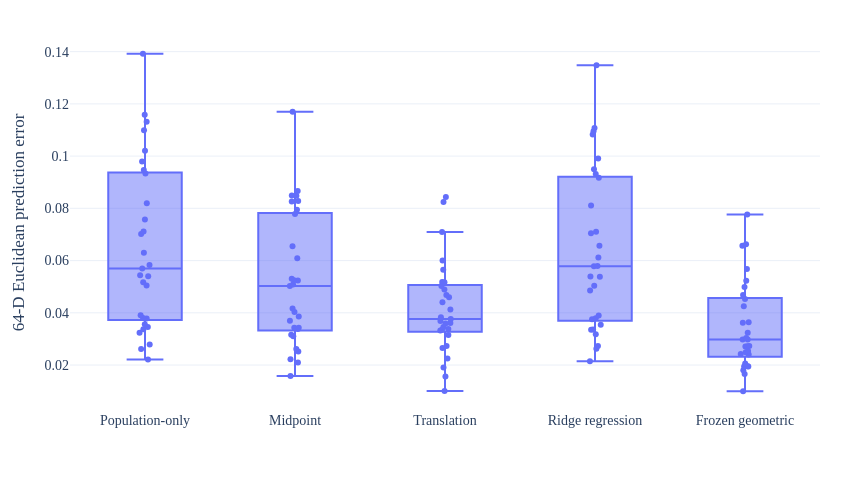

The notebook cell this image was saved under:
### Code cell
# ============================================================
# 16. STAGE 2 — FIVE-METHOD ERROR FIGURE
# ============================================================

plot_df = calibration_df.copy()

plot_df["Method"] = plot_df["method"].map(method_labels)

plot_df["Method"] = pd.Categorical(
    plot_df["Method"],
    categories=[
        method_labels[m]
        for m in METHOD_ORDER
    ],
    ordered=True,
)

fig = px.box(
    plot_df,
    x="Method",
    y="error_64D",
    points="all",
)

fig.update_traces(
    jitter=0.18,
    pointpos=0,
    marker=dict(size=6),
)

fig.update_layout(
    template="plotly_white",
    width=850,
    height=500,
    margin=dict(
        l=70,
        r=30,
        t=35,
        b=90,
    ),
    font=dict(
        family="Times New Roman",
        size=14,
    ),
    title=None,
    xaxis_title=None,
    yaxis_title="64-D Euclidean prediction error",
)

fig.show()

# ------------------------------------------------------------
# SAVE PAPER FIGURE
# ------------------------------------------------------------
FIG_DIR = os.path.join(PROJECT_ROOT, "paper_clean", "figures")

os.makedirs(FIG_DIR, exist_ok=True)

FIG_STAGE2 = os.path.join(
    FIG_DIR,
    "fig_stage2_calibration_error.pdf"
)

FIG_STAGE2_PNG = os.path.join(
    FIG_DIR,
    "fig_stage2_calibration_error.png"
)

fig.write_image(
    str(FIG_STAGE2),
    format="pdf",
)

fig.write_image(
    str(FIG_STAGE2_PNG),
    format="png",
    scale=2,
)

print(f"Saved PDF : {FIG_STAGE2}")
print(f"Saved PNG : {FIG_STAGE2_PNG}")

### Figure 1 — Plotly figure (JSON) as saved in the notebook; plotly's stock layout.template omitted (floating-point values rounded to 4 significant figures; data arrays with more than 128 entries replaced by an {"elided": "..."} marker saying what was removed)
{"data": [{"alignmentgroup": "True", "boxpoints": "all", "hovertemplate": "Method=%{x}<br>error_64D=%{y}<extra></extra>", "jitter": 0.18, "legendgroup": "", "marker": {"color": "#636efa", "size": 6}, "name": "", "notched": false, "offsetgroup": "", "orientation": "v", "pointpos": 0, "showlegend": false, "type": "box", "x": {"elided": "145 str values"}, "x0": " ", "xaxis": "x", "y": {"elided": "145 float values"}, "y0": " ", "yaxis": "y"}], "layout": {"boxmode": "group", "font": {"family": "Times New Roman", "size": 14}, "height": 500, "legend": {"tracegroupgap": 0}, "margin": {"b": 90, "l": 70, "r": 30, "t": 35}, "title": {}, "width": 850, "xaxis": {"anchor": "y", "domain": [0, 1], "title": {}}, "yaxis": {"anchor": "x", "domain": [0, 1], "title": {"text": "64-D Euclidean prediction error"}}}}
